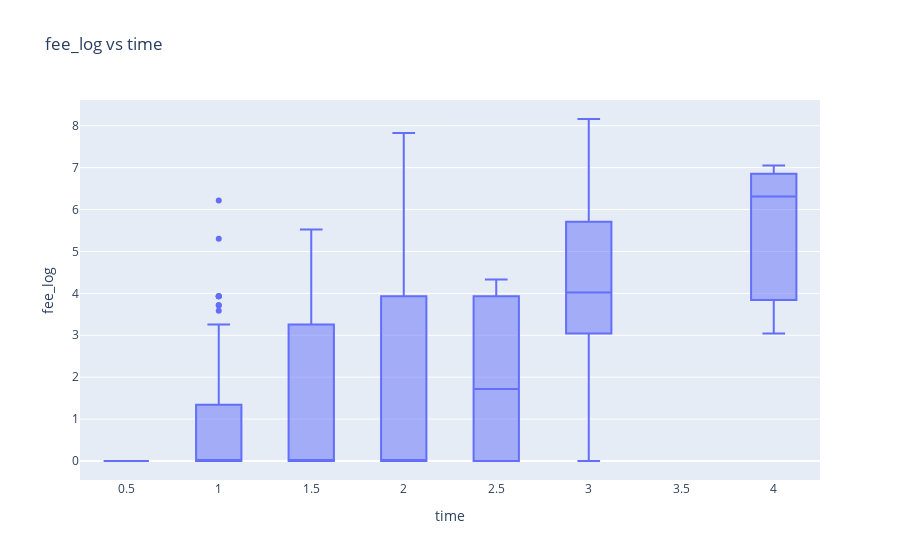

The notebook cell this image was saved under:
### Code cell
bivariate('time', 'fee_log', type='box')

### Figure 1 — Plotly figure (JSON) as saved in the notebook; plotly's stock layout.template omitted (floating-point values rounded to 4 significant figures; data arrays with more than 128 entries replaced by an {"elided": "..."} marker saying what was removed)
{"data": [{"alignmentgroup": "True", "hovertemplate": "<b>%{hovertext}</b><br><br>time=%{x}<br>fee_log=%{y}<extra></extra>", "hovertext": {"elided": "313 str values"}, "legendgroup": "", "marker": {"color": "#636efa"}, "name": "", "notched": false, "offsetgroup": "", "orientation": "v", "showlegend": false, "type": "box", "x": {"elided": "313 float values"}, "x0": " ", "xaxis": "x", "y": {"elided": "313 float values"}, "y0": " ", "yaxis": "y"}], "layout": {"autosize": true, "boxmode": "group", "legend": {"tracegroupgap": 0}, "title": {"text": "fee_log vs time"}, "xaxis": {"anchor": "y", "autorange": true, "domain": [0, 1], "range": [0.25, 4.25], "title": {"text": "time"}, "type": "linear"}, "yaxis": {"anchor": "x", "autorange": true, "domain": [0, 1], "range": [-0.4534, 8.614], "title": {"text": "fee_log"}, "type": "linear"}}}
